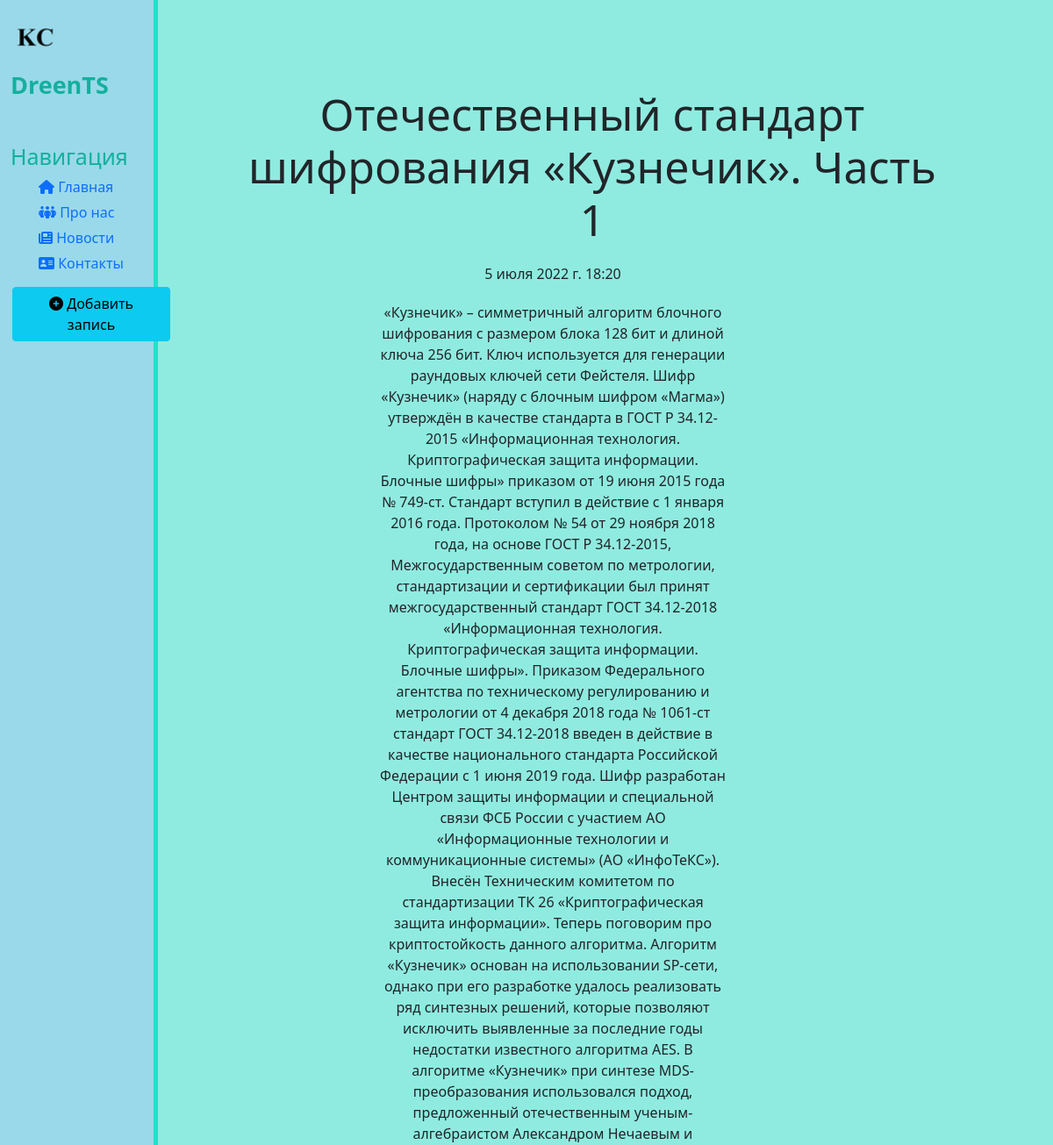
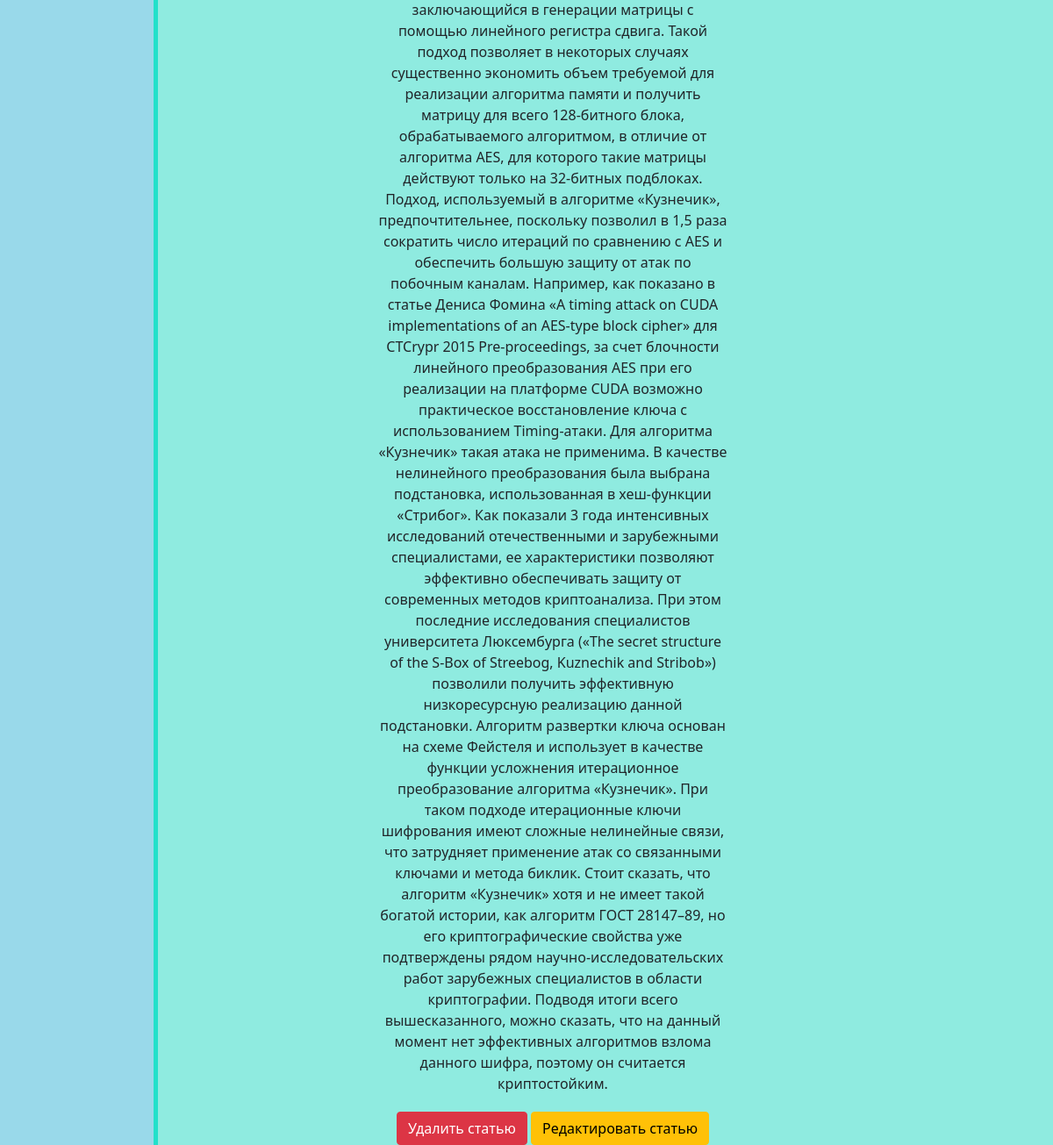
The page /news/2 on the database its author committed (2 pictures, top to bottom).
### news/models.py (models this page shows, shortened)
class NewsArticles(models.Model):
    title = models.CharField('Название статьи', max_length=60)
    anons = models.CharField('Анонс статьи', max_length=200)
    full_text = models.TextField('Текст статьи')
    date = models.DateTimeField('Дата публикации')
    class Meta:
        verbose_name = 'Новость'
        verbose_name_plural = 'Новости'

### news/views.py (the view)
# urls.py: path('<int:pk>', views.NewsArticleDetail.as_view(), name='article_detail'),
class NewsArticleDetail(DetailView):
    model = NewsArticles
    template_name = 'news/detail_view.html'
    context_object_name = 'article'

### news/templates/news/detail_view.html (shortened to what this page needs)
{% extends 'main/layout.html' %}
{% block body_content %}
    <div class="features">
        <h1>{{ article.title }}</h1>
        <p>{{ article.date }}</p>
        <p>{{ article.full_text }}</p>
        <a href="{%  url 'article_delete' article.id %}" class="btn btn-danger">Удалить статью</a>
        <a href="{%  url 'article_edit' article.id %}" class="btn btn-warning">Редактировать статью</a>
    </div>
{% endblock %}

### main/static/main/css/main.css (style rules this page uses)
body { background: #8febe0; }
main .features { float: left; margin-top: 100px; text-align: center; width: 75%; }
main .features h1 { font-size: 50px; margin-left: 10%; }
main .features p { max-width: 400px; margin: 20px auto; }

### rows shown on the page
NewsArticles: title "Отечественный стандарт шифрования «Кузнечик». Часть 1", date "5 июля 2022 г. 18:20", full_text "«Кузнечик» – симметричный алгоритм блочного шифрования с размером блока 128 бит и длиной ключа 256 бит. Ключ используется для генерации раундовых ключей сети Фейстеля. Шифр «Кузнечик» (наряду с блочным шифром «Магма») утверждён в качестве стандарта в ГОСТ Р 34.12-2015 «Информационная технология. Криптографическая защита информации. Блочные шифры» приказом от 19 июня 2015 года № 749-ст. Стандарт вступил в действие с 1 января 2016 года. Протоколом № 54 от 29 ноября 2018 года, на основе ГОСТ Р 34.12-2015, Межгосударственным советом по метрологии, стандартизации и сертификации был принят межгосударственный стандарт ГОСТ 34.12-2018 «Информационная технология. Криптографическая защита информации.…"
